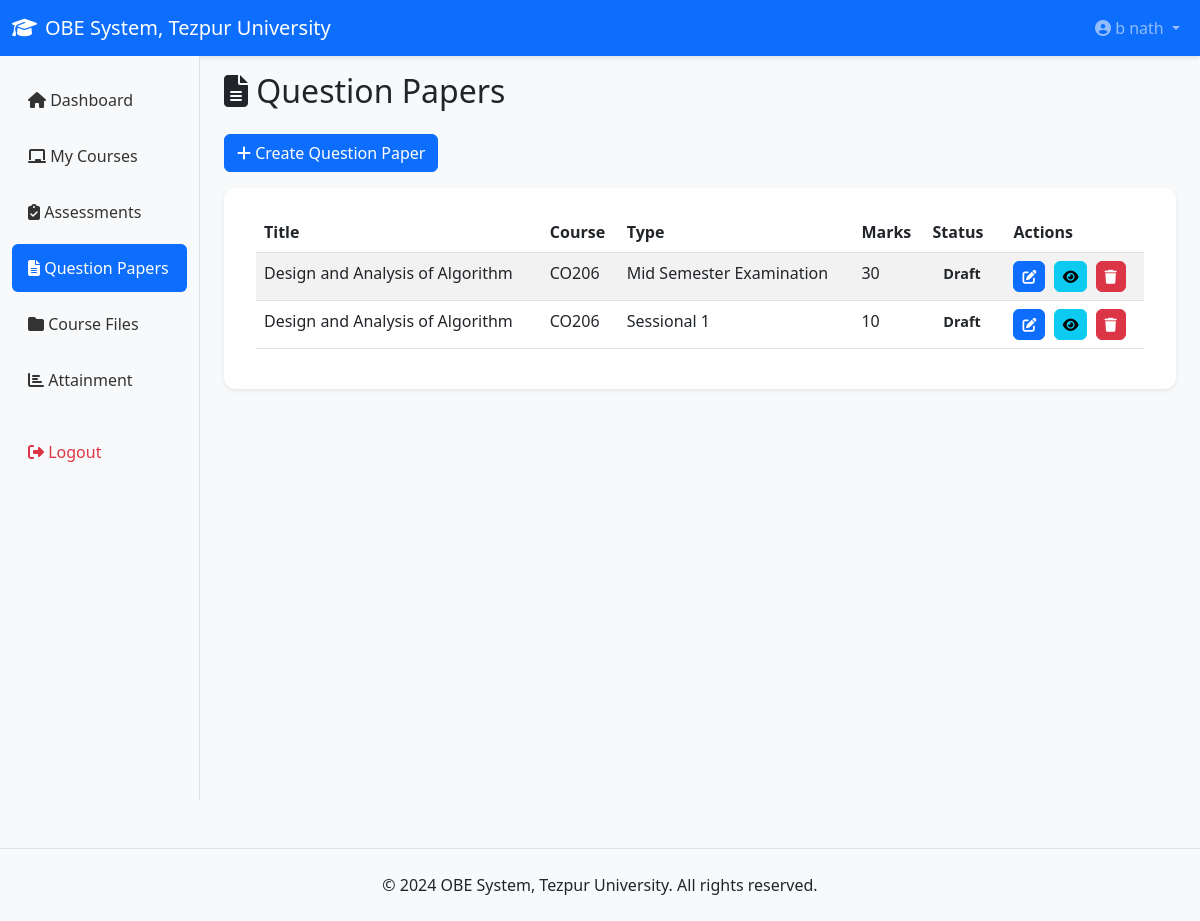
/faculty/question-papers.php (signed in), run on the app's committed database.
### tables this page shows
CREATE TABLE `question_papers` (
  `id` int(11) NOT NULL,
  `course_id` int(11) NOT NULL,
  `title` varchar(200) NOT NULL,
  `exam_type` varchar(50) DEFAULT NULL,
  `total_marks` int(11) DEFAULT 100,
  `duration` int(11) DEFAULT 180,
  `academic_year` varchar(20) DEFAULT NULL,
  `semester` varchar(50) DEFAULT NULL,
  `created_by` int(11) NOT NULL,
  `is_published` tinyint(1) DEFAULT 0,
  `created_at` timestamp NOT NULL DEFAULT current_timestamp()
);

CREATE TABLE `courses` (
  `id` int(11) NOT NULL,
  `program_id` int(11) NOT NULL,
  `code` varchar(20) NOT NULL,
  `name` varchar(200) NOT NULL,
  `credits` int(11) DEFAULT 4,
  `semester` int(11) NOT NULL,
  `faculty_id` int(11) DEFAULT NULL,
  `academic_year` varchar(20) DEFAULT NULL,
  `created_at` timestamp NOT NULL DEFAULT current_timestamp()
);

### includes/db.php (called while the page is built, shortened)
<?php
class Database {
    private $conn;
    public function __construct() {
        $this->conn = new mysqli(DB_HOST, DB_USER, DB_PASS, DB_NAME);
        $this->conn->set_charset("utf8mb4");
    }
    public function prepare($sql) {
        return $this->conn->prepare($sql);
    }
}
function getDB() {
    static $db = null;
    if (!$db) {
        $db = new Database();
    }
    return $db;
}
?>

### faculty/question-papers.php (the view, shortened to what this page needs)
<?php
require_once '../includes/db.php';
$db = getDB();
$user_id = $_SESSION['user_id'];
$stmt = $db->prepare("SELECT qp.*, c.code, c.name FROM question_papers qp
                     JOIN courses c ON qp.course_id = c.id
                     WHERE qp.created_by = ? ORDER BY qp.created_at DESC");
$stmt->bind_param("i", $user_id);
$stmt->execute();
$result = $stmt->get_result();
include '../includes/header.php';
?>
<h2 class="mb-4"><i class="fas fa-file-alt"></i> Question Papers</h2>
<button class="btn btn-primary mb-3" data-bs-toggle="modal" data-bs-target="#createModal">
    <i class="fas fa-plus"></i> Create Question Paper
</button>
<div class="card">
    <div class="card-body">
        <div class="table-responsive">
            <table class="table table-striped">
                <thead>
                    <tr>
                        <th>Title</th>
                        <th>Course</th>
                        <th>Type</th>
                        <th>Marks</th>
                        <th>Status</th>
                        <th>Actions</th>
                    </tr>
                </thead>
                <tbody>
                    <?php while ($row = $result->fetch_assoc()): ?>
                    <tr>
                        <td><?php echo $row['title']; ?></td>
                        <td><?php echo $row['code']; ?></td>
                        <td><?php echo $row['exam_type']; ?></td>
                        <td><?php echo $row['total_marks']; ?></td>
                        <td>
                            <span class="badge bg-<?php echo $row['is_published'] ? 'success' : 'warning'; ?>">
                                <?php echo $row['is_published'] ? 'Published' : 'Draft'; ?>
                            </span>
                        </td>
                        <td>
                            <a href="edit-question-paper.php?id=<?php echo $row['id']; ?>" class="btn btn-sm btn-primary me-1">
                                <i class="fas fa-edit"></i>
                            </a>
                            <a href="view-question-paper.php?id=<?php echo $row['id']; ?>" class="btn btn-sm btn-info me-1">
                                <i class="fas fa-eye"></i>
                            </a>
                            <form method="POST" class="d-inline" onsubmit="return confirm('Are you sure you want to delete this question paper?')">
                                <button type="submit" class="btn btn-sm btn-danger">
                                    <i class="fas fa-trash"></i>
                                </button>
                            </form>
                        </td>
                    </tr>
                    <?php endwhile; ?>
                </tbody>
            </table>
        </div>
    </div>
</div>
<?php include '../includes/footer.php'; ?>

### assets/css/style.css (style rules this page uses)
* { margin: 0; padding: 0; box-sizing: border-box; }
body { font-family: 'Segoe UI', Tahoma, Geneva, Verdana, sans-serif; background-color: #f8f9fa; color: #212529; }
.card { border: none; box-shadow: 0 0.125rem 0.25rem rgba(0,0,0,0.075); margin-bottom: 1.5rem; border-radius: 0.75rem; background: #ffffff; transition: box-shadow 0.3s ease; }
.card-body { padding: 1.5rem 2rem; color: #212529; font-size: 1rem; }
.badge, .badge.bg-success, .badge.bg-warning, .badge.bg-info, .badge.bg-primary, .badge.bg-danger, .badge.bg-secondary { font-size: 0.9rem; padding: 0.35em 0.75em; border-radius: 1rem; font-weight: 600; background-color: transparent !important; background: none !important; color: inherit !important; border: none !important; box-shadow: none !important; }
.btn { border-radius: 0.375rem; font-weight: 500; transition: all 0.2s ease; cursor: pointer; }

### data on the page
question_papers: title "Design and Analysis of Algorithm", course.code "CO206", exam_type "Mid Semester Examination", total_marks "30", is_published "Draft"
question_papers: title "Design and Analysis of Algorithm", course.code "CO206", exam_type "Sessional 1", total_marks "10", is_published "Draft"

### other printed values
SITE_NAME "OBE System, Tezpur University"
$user['full_name'] "b nath"
